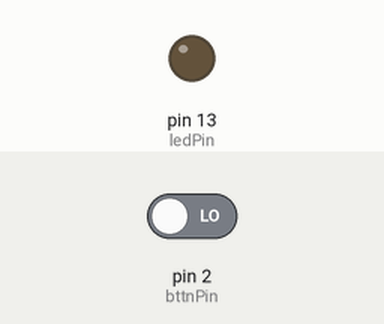
Simulated run of this sketch. Board: Arduino Uno, built with avr-gcc and run on an emulated ATmega328P. On the bench: output pins drawn as LEDs (lit = HIGH). Dashed ring = blinking. The test bench sets the inputs (shaded band); at power-on: pin 2 (bttnPin) LOW.

Above: at 1.4 s.
1.5 s: pin 2 (bttnPin) driven HIGH
At 1.65 s:
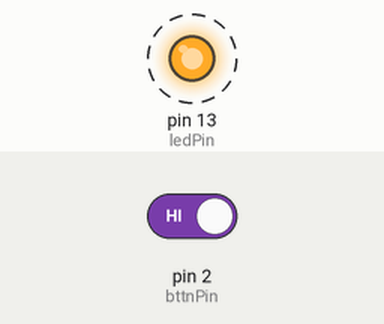
4.5 s: pin 2 (bttnPin) driven LOW
At 5.1 s:
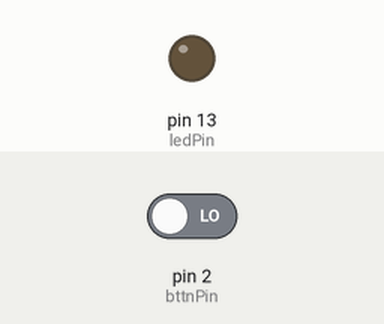
Timing chart, 0 to 7.5 s (numbered marks = the images above; inputs shaded):
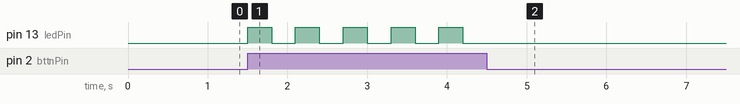

The sketch:

ButtonLED.ino
```cpp
int bttnVal;
int ledPin = 13;
int bttnPin = 2;
int ledState = 0;   // off-0, on-1

void setup() {
  // put your setup code here, to run once:
  pinMode(ledPin, OUTPUT);
  pinMode(bttnPin, INPUT);
}

void loop() {
  // put your main code here, to run repeatedly:
  bttnVal = digitalRead(bttnPin);   //read voltage at bttPin
  if( bttnVal == HIGH && ledState == 0 )
  {
    digitalWrite(ledPin, HIGH);
    ledState = 1;
  }else if(bttnVal == HIGH && ledState == 1)
  {
    digitalWrite(ledPin, LOW);
    ledState = 0;
  }
  delay(300);   //time to remove finger off button
}

void blinkLED( int pin, int dt)
{
    digitalWrite(pin,HIGH);
    delay(dt);
    digitalWrite(pin,LOW);
    delay(dt);
}
```

Measured:
- after the input at 1.5 s, pin 13 (ledPin): alternates HIGH for 0.30 s and LOW for 0.30 s, starting at once
- after the input at 4.5 s, pin 13 (ledPin): stops changing and stays LOW
